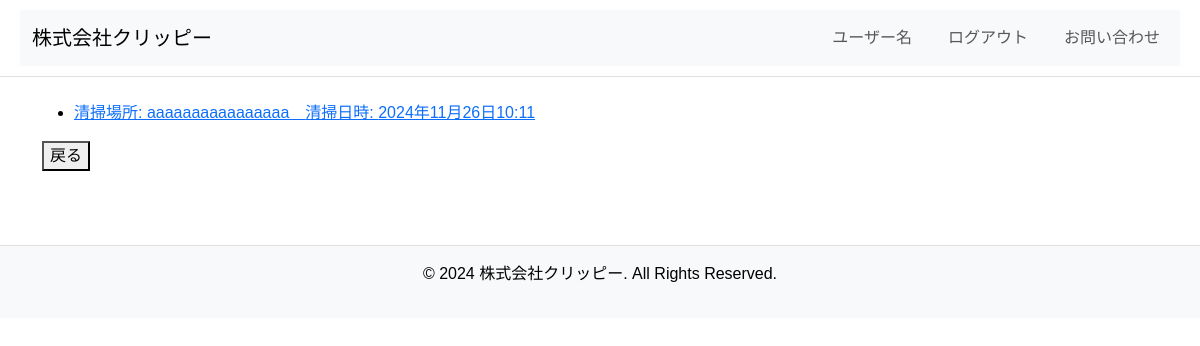
The page /reservation/Reservation_list on the database as committed earlier.
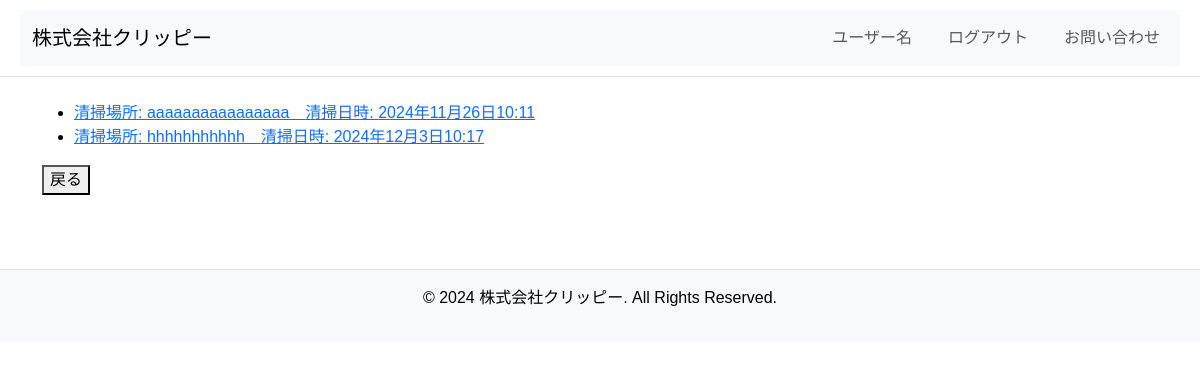
The same page on the database as committed later.
### reservation/models.py (models this page shows, shortened)
class user_reservation(models.Model):
    user_reservation_id = models.UUIDField(primary_key=True, default=uuid.uuid4, editable=False)
    user_name = models.CharField(max_length=50, validators=[MaxLengthValidator(50)], verbose_name="名前")
    user_phone = models.CharField(max_length=12, validators=[MaxLengthValidator(12)], verbose_name="電話番号")
    user_email = models.EmailField(max_length=50, validators=[MaxLengthValidator(50)], verbose_name="メールアドレス")
    user_addres = models.CharField(max_length=50, validators=[MaxLengthValidator(50)], verbose_name="住所")
    user_cleaning_location = models.TextField(max_length=100, validators=[MaxLengthValidator(100)], verbose_name="清掃場所")
    user_cleaning_date = models.DateTimeField(verbose_name="清掃時間")
    user_comments = models.TextField(max_length=300, validators=[MaxLengthValidator(300)], verbose_name="備考欄")
    created_at = models.DateTimeField(auto_now_add=True, verbose_name="作成日時")
    updated_at = models.DateTimeField(auto_now=True, verbose_name="更新日時")
    request_date = models.DateField(auto_now_add=True, verbose_name="予約日")
    approval_date = models.DateField(auto_now=True, verbose_name="許可日")

### reservation/views.py (the view, shortened to what this page needs)
class UserReservationListView(View):
    def get(self, request):
        Reservation_list = user_reservation.objects.all()
        return render(request, '2userreservationlistscreen.html', {"Reservation_list": Reservation_list})

### reservation/templates/2userreservationlistscreen.html (shortened to what this page needs)
{% extends 'basea.html' %}
{% block content %}
<ul>
    {% for user_reservation in Reservation_list %}
        <li>
            <a href="{% url 'reservation:Reservation_detail' user_reservation.user_reservation_id %}">
                清掃場所: {{ user_reservation.user_cleaning_location }}　清掃日時: {{ user_reservation.user_cleaning_date }}
            </a>
        </li>
    {% empty %}
        <div>清掃予約は一つもありません。</div>
    {% endfor %}
</ul>
    <form action="{% url 'reservation:mainmenu' %}" method="get">
        <button type="submit">戻る</button>
    </form>
{% endblock %}

Rows that differ between the two databases and show on the page:
added user_reservation: user_cleaning_location "hhhhhhhhhhh", user_cleaning_date "2024年12月3日10:17"
